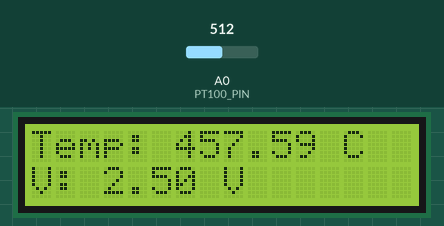
Recording of a sketch running on a simulated Arduino Uno, built with avr-gcc and run on an emulated ATmega328P. Shown: 16×2 character LCD. The inputs (shaded band) are chosen by the test bench; at power-on: A0 (PT100_PIN) = 512.

Above: at 1.2 s.
1.3 s: A0 (PT100_PIN) set to 716
At 2.4 s:
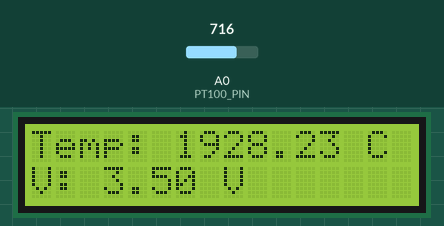
3.5 s: A0 (PT100_PIN) set to 900
At 4.4 s:
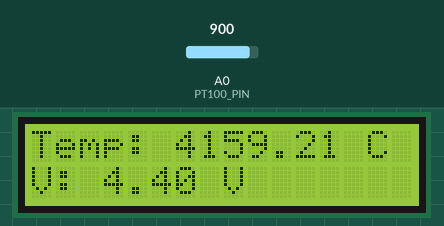
5.5 s: A0 (PT100_PIN) set to 1023
At 6.4 s:
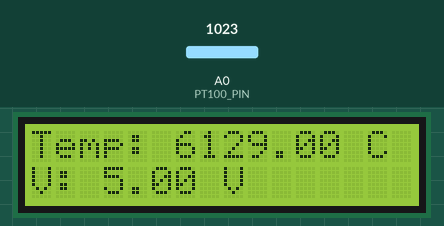
Timing chart, 0 to 8.5 s (numbered marks = the images above; inputs shaded):
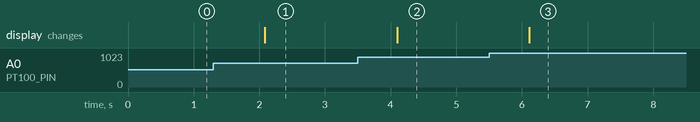

Measured:
- after the input at 1.3 s, the display: changes after 0.79 s (image 1)
- after the input at 3.5 s, the display: changes after 0.60 s (image 2)
- after the input at 5.5 s, the display: changes after 0.61 s (image 3)

The sketch:

arduino.ino
```cpp
#include <LiquidCrystal.h>

// Initialize LCD with pin numbers: RS, E, D4, D5, D6, D7
LiquidCrystal lcd(12, 11, 5, 4, 3, 2);

float a0 = 1411.268101;
float a1 = -1708.333692;
float a2 =530.375983;

// Pin definitions
const int PT100_PIN = A0;

// Constants for PT100 and voltage divider
const float VCC = 5.0;             // Supply voltage

// Calibration parameters (adjust after calibration)
float offset = 0.0;
float sensitivity = 1.0;

void setup() {
  Serial.begin(9600);

  // Initialize LCD, 16 columns and 2 rows
  lcd.begin(16, 2);

  // Display startup message
  lcd.print("PT100 Temp");
  lcd.clear();

  analogReference(DEFAULT);  // Use default 5V reference
}

void loop() {
  // Read analog value from voltage divider
  int adcValue = analogRead(PT100_PIN);

  // Convert ADC value to voltage
  float voltage = (adcValue * VCC) / 1023.0;

  float temperature = a0+a1*voltage+a2*voltage*voltage;

//Calibrating the temperature by 1C
 temperature = (temperature*sensitivity) + offset;

  // Show temperature on LCD
  lcd.clear();
  lcd.setCursor(0, 0);
  lcd.print("Temp: ");
  lcd.print(temperature, 2);
  lcd.print(" C");

  lcd.setCursor(0, 1);
  lcd.print("V: ");
  lcd.print(voltage, 2);
  lcd.print(" V");
  delay(1000);
}
```
